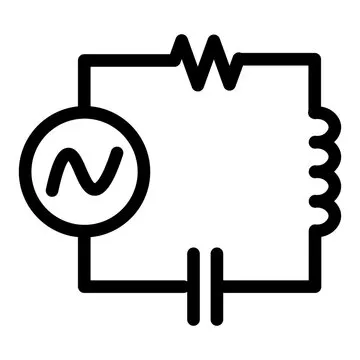
%> input picture images/circuit1.webp, 360 x 360 px
$ octave --eval "result = preprocessImage(imread('images/circuit1.webp'));"   (GNU Octave 9; MATLAB toolbox functions it lacks are replaced by stand-ins)
%> lines starting %> are read from the running program, lines starting %| are printed output that depends on the picture; in (x1, y1, x2, y2) boxes, pixels count from 0 and x2, y2 are one past the last pixel; in counts of white or black regions, pixels touching at a corner belong together; the program's own positions count from 1
% preprocess.m

function processedImage = preprocessImage(inputImage)
    % Convert the image to grayscale
    grayImage = rgb2gray(inputImage);

    % Resize the image for consistent processing
    resizedImage = imresize(grayImage, [256 256]);
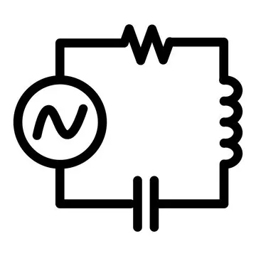
%> resizedImage: size 256x256 uint8; min 0, max 255, mean 215.6

    % Apply Gaussian filter for noise reduction
    filteredImage = imgaussfilt(resizedImage, 2);
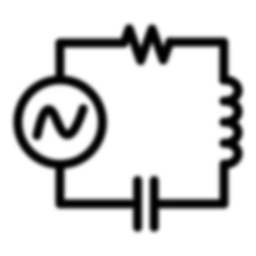
%> filteredImage: size 256x256 uint8; min 0, max 255, mean 215.6; mean of the top-left, top-right, bottom-left and bottom-right quarters 210.4, 215.7, 219.3, 216.8

    % Thresholding to create a binary image
    binaryImage = imbinarize(filteredImage);
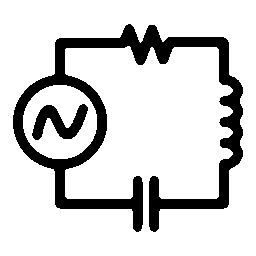
%> binaryImage: size 256x256 logical; 82.9% white; 2 black regions, box (x1, y1, x2, y2) and area: (13, 24, 243, 232) 10208, (32, 104, 88, 140) 990

    % Invert binary image for detection purposes
    processedImage = imcomplement(binaryImage);

    % Display the processed image (optional)
    figure;
    subplot(1, 2, 1), imshow(inputImage), title('Original Image');
    subplot(1, 2, 2), imshow(processedImage), title('Processed Image');
end
